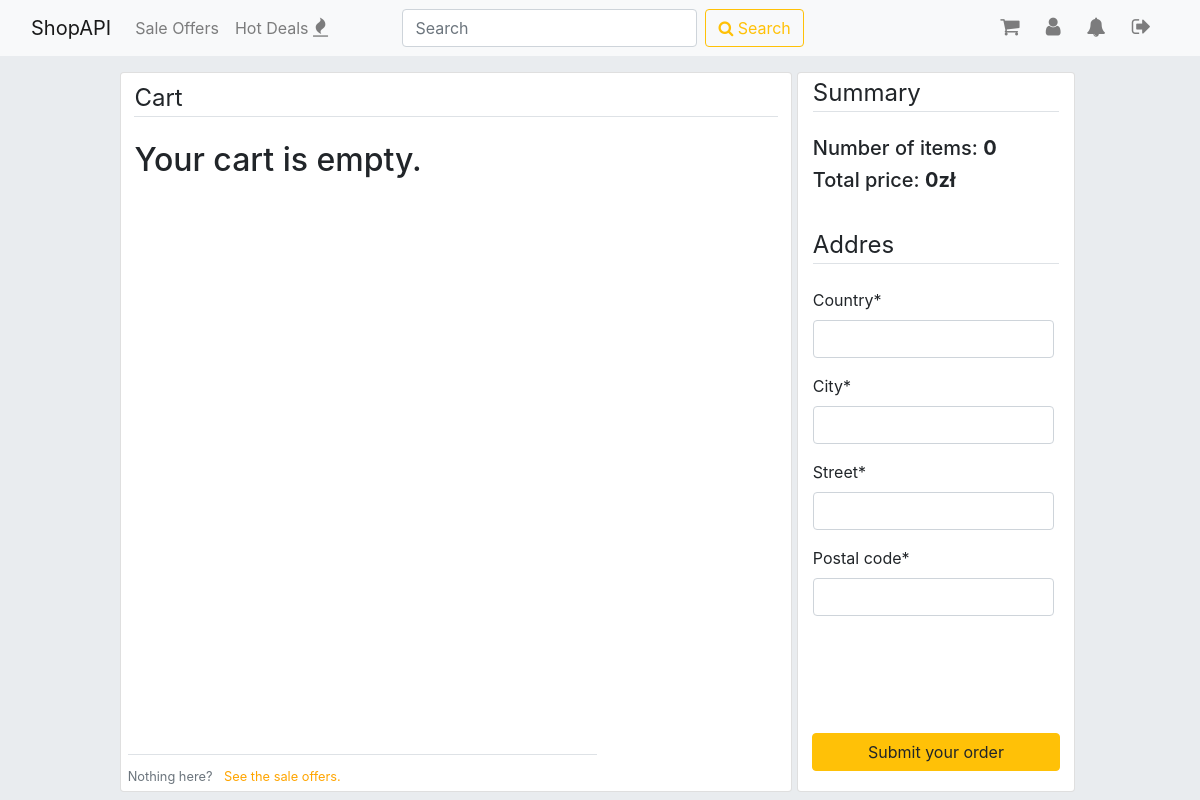
The page /cart/ (signed in) on the database as committed earlier.
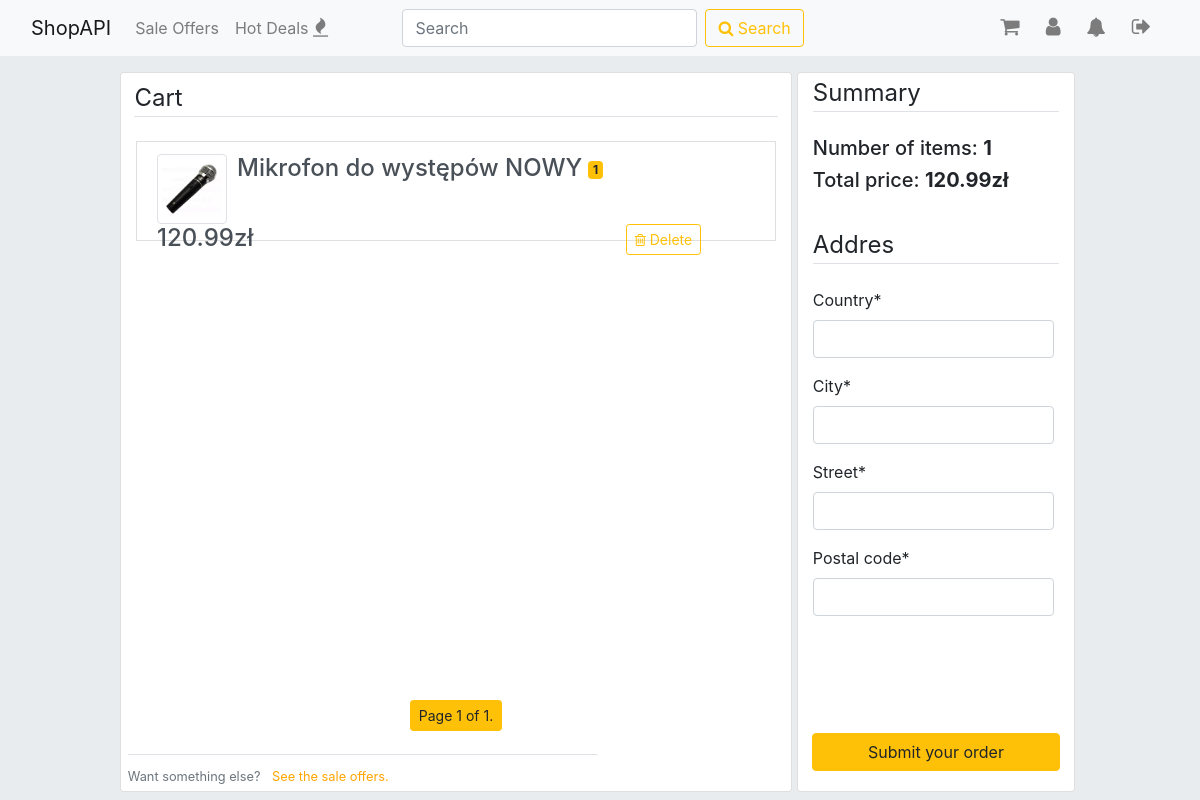
The same page on the database as committed later.
### accounts/models.py (models this page shows, shortened)
class CartMembership(models.Model):
    profile = models.ForeignKey(Profile, on_delete=models.CASCADE)
    cart_item = models.ForeignKey(SaleOffer, on_delete=models.CASCADE)
    quantity = models.PositiveIntegerField(default=1)
    class Meta:
        ordering = ['-id']

### items/models.py (models this page shows, shortened)
class SaleOffer(models.Model):
    item = models.ForeignKey(Item, on_delete=models.CASCADE)
    title = models.CharField(max_length=30, default=item.name)
    first_image = models.ImageField(default='default.jpg', upload_to='items', help_text="This image will be shown in search results.")
    second_image = models.ImageField(default='default.jpg', upload_to='items', help_text="Secondary image.")
    price = models.FloatField()
    description = models.CharField(max_length=300)
    quantity = models.PositiveIntegerField(default=1, help_text='Please pass the number of pieces in the package.')
    free_delivery = models.BooleanField(default=False)
    pub_date = models.DateTimeField(default=timezone.now, editable=False)
    exp_date = models.DateTimeField(default=timezone.now() + timedelta(days=30), editable=False)
    HOUSE_AND_GARDEN = 'HG'
    ELECTRONICS = 'EL'
    FASHION = 'FA'
    AUTOMOTIVE = 'AM'
    SPORT = 'SP'
    BEAUTY = 'BE'
    HEALTH = 'HE'
    OTHER = 'OT'
    CATEGORY = [
        (HOUSE_AND_GARDEN, 'House and Garden'),
        (ELECTRONICS, 'Electronics'),
        (FASHION, 'Fashion'),
        (AUTOMOTIVE, 'Automotive'),
        (SPORT, 'Sport'),
        (BEAUTY, 'Beauty'),
        (HEALTH, 'Health'),
        (OTHER, 'Other'),
    ]
    category = models.CharField(max_length=2, choices=CATEGORY, default=OTHER)
    class Meta:
        ordering = ['-pub_date']

### accounts/views.py (the view, shortened to what this page needs)
# urls.py: path('cart/', accounts_views.cart, name='cart'),
@login_required
def cart(request):
    user_profile = Profile.objects.get(user=request.user)
    cartmembers = CartMembership.objects.filter(profile=user_profile)
    paginator = Paginator(cartmembers, 6)
    page_number = request.GET.get('page')
    page_obj = paginator.get_page(page_number)
    context = {
        'total_sum': round(sum(cartmember.cart_item.price * cartmember.quantity for cartmember in cartmembers), 2),
        'num_of_items': sum(item.quantity for item in cartmembers),
        'page_obj': page_obj,
        'form': OrderForm(),
        'notifications': Notification.objects.filter(receiver=request.user.profile),
    }
    return render(request, 'accounts/cart.html', context)

### accounts/forms.py
class OrderForm(forms.ModelForm):
    class Meta:
        model = Order
        exclude = ['buyer', 'order_items', 'status']

### accounts/templatetags/accounts_extras.py (called while the page is built)
@register.filter
def multiple(arg1, arg2):
    return arg1 * arg2

### accounts/templates/accounts/cart.html (shortened to what this page needs)
{% extends 'base.html' %}
{% load crispy_forms_tags %}
{% load accounts_extras %}
{% block content %}
<div style="width:100%; min-height: 90vh;">
  <div style=" width: 70%; min-height: inherit; float: left;">
    <div class="card" id="cart_items" style="width: 100%; min-height: inherit;">
      <legend class="border-bottom mb-4" style="margin-top: 1%; margin-bottom: 5%; width: 96%; margin-left: 2%;">Cart</legend>
      {% if page_obj %}
        {% for cm in page_obj %}
        <div class="container">
          <a class="list-group-item list-group-item-action" href="{% url 'items:detail' cm.cart_item.id %}" style="height:100px; margin-bottom: 10px;">
            <img src="{{ cm.cart_item.first_image.url }}" class="img-thumbnail float-left" style="width: 70px; height:70px; object-fit: cover; margin-right: 10px;">
            <h4 style="float: left; margin-right: 1%;">{{ cm.cart_item.title }}</h4>
            <span class="badge badge-warning" style="margin-top: 7px;">{{ cm.quantity }}</span>
            <div style="float: left; width:91%;">
              <h4 style="display: inline-block; margin: 0;">{{ cm.cart_item.price|multiple:cm.quantity }}zł</h4>
              <form method="post" enctype='multipart/form-data' style="float: right;">
                <button class="btn btn-outline-warning btn-sm" type="submit" name="delete_cart_item" value={{cm.id}}><span class="fa fa-trash-o"></span> Delete</button><br><br>
              </form>
            </div>
          </a>
        </div>
        {% endfor %}
        <br>
        <div class="pagination" style="width: 100%; margin-bottom: 20px; position:absolute; bottom:5vh;">
          <span class="step-links" style="margin-left: auto; margin-right: auto;">
              <span class="btn btn-warning btn-sm">
                  Page {{ page_obj.number }} of {{ page_obj.paginator.num_pages }}.
              </span>
          </span>
        </div><br><br><br>
        <div class="border-top pt-2 mb-1" style="margin-bottom: 20px; position:absolute; bottom:0; left: 1%;">
          <small class="text-muted">
            Want something else? <a class='ml-2' href="{% url 'items:index' %}">See the sale offers.</a>
          </small>
        </div>
      {% else %}
        <h2 style="margin-left: 2%;">Your cart is empty.</h2><br>
        <div class="border-top pt-2 mb-1" style ="margin-bottom: 20px; position:absolute; bottom:0; left: 1%;">
          <small class="text-muted">
            Nothing here? <a class='ml-2' href="{% url 'items:index' %}">See the sale offers.</a>
          </small>
        </div>
      {% endif %}
    </div>
  </div>
  <div class="container card" id="cart_items" style="width:29%; min-height: inherit;">
    <legend class="border-bottom mb-4" style="margin-top: 1%; margin-bottom: 5%;">Summary</legend>
    <h5>Number of items: <strong>{{ num_of_items }}</strong></h5>
    <h5>Total price: <strong>{{ total_sum }}zł</strong></h5><br>
    <legend class="border-bottom mb-4" style="margin-top: 1%; margin-bottom: 5%;">Addres</legend>
    <form method="post" enctype='multipart/form-data' style="float: right;">
      {{ form|crispy }}
      <button type="submit" name="submit_order" value="1" class="btn btn-warning" style="position: absolute; bottom: 0; left:5%; margin-bottom:20px; width: 90%;">Submit your order</button>
    </form>
  </div>
</div>
{% endblock %}

Rows that differ between the two databases and show on the page:
added CartMembership: cart_item.first_image (picture), cart_item "Mikrofon do występów NOWY", quantity "1", cart_item.price|multiple "120.99", {{ cm.id }} 138 (drawn)
Other text that changed with them:
{{ page_obj.number }}: (not shown) → "1"
{{ page_obj.paginator.num_pages }}: (not shown) → "1"
{{ num_of_items }}: "0" → "1"
{{ total_sum }}: "0" → "120.99"
text no longer shown: "Your cart is empty. Nothing here?"
text now shown: "Page of . Want something else?"
